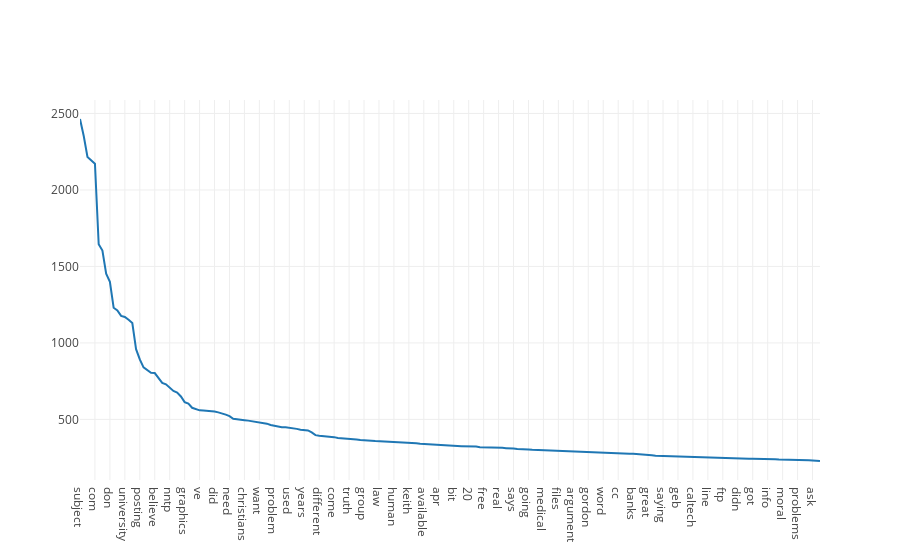

This figure's notebook cell:
### Markdown cell above
<br/><br/>
The one way how to decrease the number of terms on the visualisation is demonsstrated enough. Now let's decrease it even more, applying filters, accessable with plotly.io.<br/><br/>

### Code cell
import plotly.io as pio

#preparing the data for a figure, setting sourses for axis, and transformations, applying to that
data = [dict(

  x=top200.Word, y=top200.Freq,

  transforms = [dict(
    type = 'filter',
    target = 'y',
    operation = '>',
    value = 50
  ), dict(
    type = 'filter',
    target = 'y',
    operation = '<',
    value = 3000
  )]
)]


#setting the fig dict for plotly.io to output 
#(I have to accept, I did not understand why i can not apply transform to a regular plotly figure
#and why so many nested dict are required, but trying to skip that, i was getting errors
fig_dict = dict(data=data)

pio.show(fig_dict, validate=False)

### Figure 1 — Plotly figure (JSON) as saved in the notebook; plotly's stock layout.template omitted (floating-point values rounded to 4 significant figures; data arrays with more than 128 entries replaced by an {"elided": "..."} marker saying what was removed)
{"data": [{"transforms": [{"operation": ">", "target": "y", "type": "filter", "value": 50}, {"operation": "<", "target": "y", "type": "filter", "value": 3000}], "x": {"elided": "200 str values"}, "y": {"elided": "200 int values"}}], "layout": {}}
